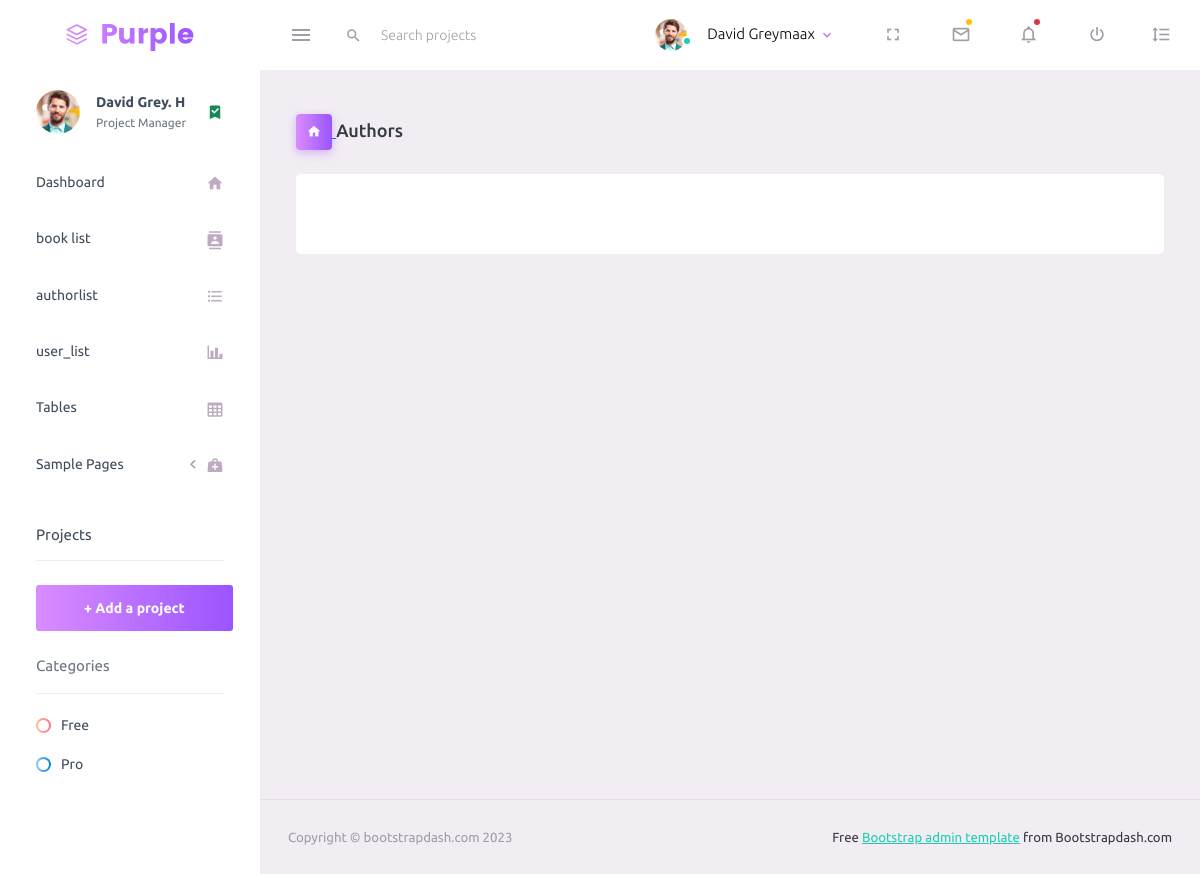
The app's page /author_list/ (signed in), older data.
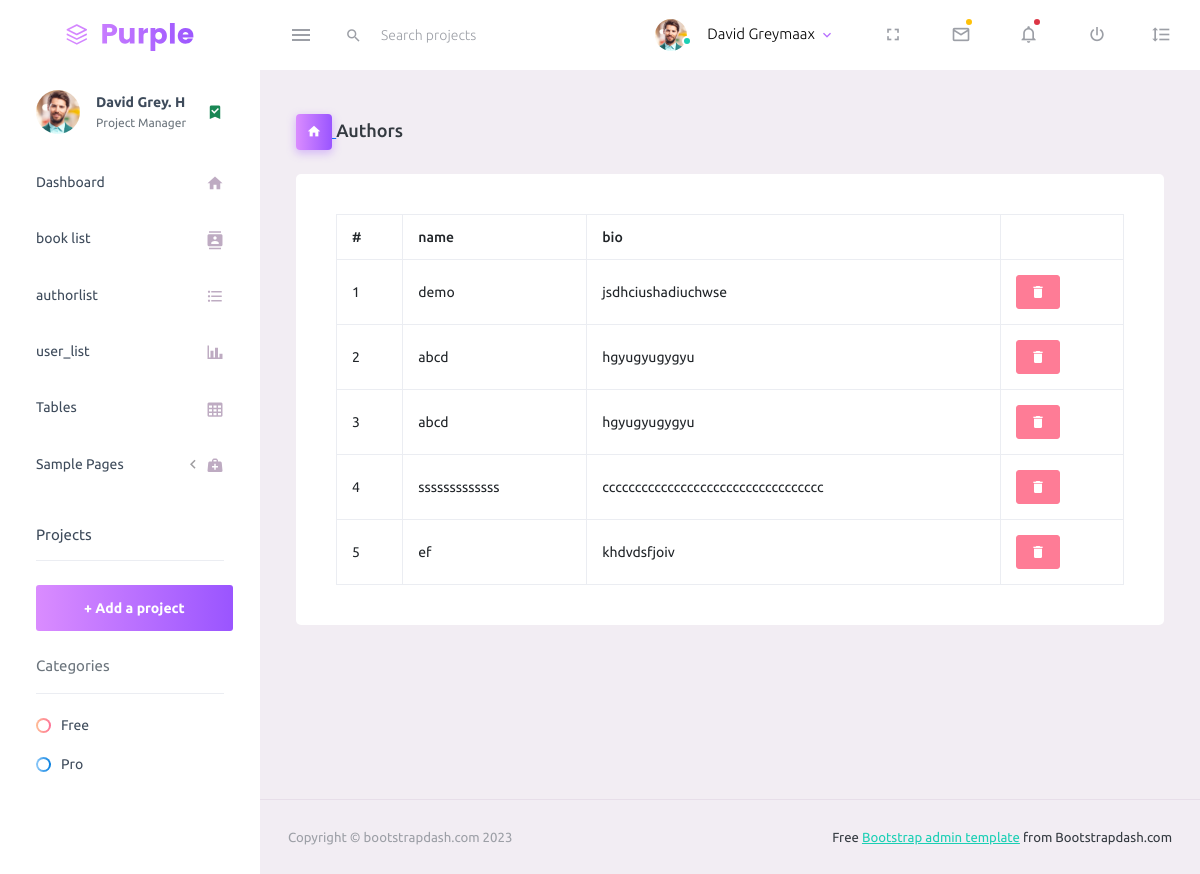
The same page, newer data.
### app/models.py (models this page shows, shortened)
class BookAuthor(models.Model):
    name = models.CharField(max_length=100)
    bio = models.TextField()
    def get_delete_url(self):
        return reverse_lazy('web:author_delete', kwargs={'pk': self.pk})

### app/views.py (the view)
# urls.py: path("author_list/", views.Authorlist.as_view(), name="author_list"),
class Authorlist(LoginRequiredMixin,ListView):
    model = BookAuthor
    template_name = "books/author_list.html"
    def get_context_data(self, **kwargs):
        context = super().get_context_data(**kwargs)
        context["title"] = "Authors"
        return context

### templates/books/author_list.html (shortened to what this page needs)
{% extends 'base.html' %}
{% load static i18n crispy_forms_tags %}
{% block content %}
<div class="page-header">
    <h3 class="page-title">
        <a href="{% url 'web:index' %}">
            <span class="page-title-icon bg-gradient-primary text-white mr-2">
                <i class="mdi mdi-home"></i>
            </span>
        </a>
        {{title}}
    </h3>
</div>
<div class="row">
    <div class="col-lg-12 grid-margin stretch-card">
        <div class="card">
            <div class="card-body">
                {% if object_list %}
                <div class="table-responsive">
                    <table class="table table-bordered table-hover border" style="width:100%;">
                        <thead>
                            <tr>
                                <th> # </th>
                                <th> name </th>
                                <th> bio </th>
                            </tr>
                        </thead>
                        <tbody>
                            {% for object in object_list %}
                            <tr>
                                <td>{{forloop.counter}}</td>
                                <td> {{object.name}}</td>
                                <td> {{object.bio}} </td>
                                <td>
                                    <a href="{{object.get_delete_url}}" class="btn btn-sm btn-circle btn-danger"><i class="mdi mdi-delete"></i></a>
                                </td>
                            </tr>
                            {% endfor %}
                        </tbody>
                    </table>
                </div>
                {% endif %}
            </div>
        </div>
    </div>
</div>
{% endblock %}

Row changes from the older to the newer data that the page shows:
added BookAuthor: name "demo", bio "jsdhciushadiuchwse"
added BookAuthor: name "abcd", bio "hgyugyugygyu"
added BookAuthor: name "abcd", bio "hgyugyugygyu"
added BookAuthor: name "sssssssssssss", bio "cccccccccccccccccccccccccccccccccc"
added BookAuthor: name "ef", bio "khdvdsfjoiv"
Text that changed along with them:
text now shown: "# name bio"
